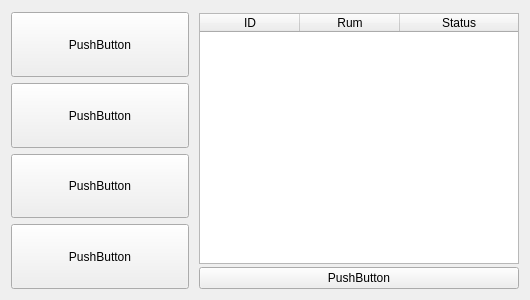
<?xml version="1.0" encoding="UTF-8"?>
<ui version="4.0">
 <class>MainMenu</class>
 <widget class="QWidget" name="MainMenu">
  <property name="geometry">
   <rect>
    <x>0</x>
    <y>0</y>
    <width>530</width>
    <height>300</height>
   </rect>
  </property>
  <property name="sizePolicy">
   <sizepolicy hsizetype="Fixed" vsizetype="Fixed">
    <horstretch>0</horstretch>
    <verstretch>0</verstretch>
   </sizepolicy>
  </property>
  <property name="minimumSize">
   <size>
    <width>530</width>
    <height>300</height>
   </size>
  </property>
  <property name="maximumSize">
   <size>
    <width>530</width>
    <height>300</height>
   </size>
  </property>
  <property name="windowTitle">
   <string>Form</string>
  </property>
  <layout class="QHBoxLayout" name="horizontalLayout">
   <item>
    <layout class="QVBoxLayout" name="verticalLayout">
     <property name="topMargin">
      <number>1</number>
     </property>
     <item>
      <widget class="QPushButton" name="pushButton_3">
       <property name="sizePolicy">
        <sizepolicy hsizetype="Minimum" vsizetype="Expanding">
         <horstretch>0</horstretch>
         <verstretch>0</verstretch>
        </sizepolicy>
       </property>
       <property name="text">
        <string>PushButton</string>
       </property>
      </widget>
     </item>
     <item>
      <widget class="QPushButton" name="pushButton_4">
       <property name="sizePolicy">
        <sizepolicy hsizetype="Minimum" vsizetype="Expanding">
         <horstretch>0</horstretch>
         <verstretch>0</verstretch>
        </sizepolicy>
       </property>
       <property name="text">
        <string>PushButton</string>
       </property>
      </widget>
     </item>
     <item>
      <widget class="QPushButton" name="pushButton_2">
       <property name="sizePolicy">
        <sizepolicy hsizetype="Minimum" vsizetype="Expanding">
         <horstretch>0</horstretch>
         <verstretch>0</verstretch>
        </sizepolicy>
       </property>
       <property name="text">
        <string>PushButton</string>
       </property>
      </widget>
     </item>
     <item>
      <widget class="QPushButton" name="pushButton_5">
       <property name="sizePolicy">
        <sizepolicy hsizetype="Minimum" vsizetype="Expanding">
         <horstretch>0</horstretch>
         <verstretch>0</verstretch>
        </sizepolicy>
       </property>
       <property name="text">
        <string>PushButton</string>
       </property>
      </widget>
     </item>
    </layout>
   </item>
   <item>
    <spacer name="horizontalSpacer">
     <property name="orientation">
      <enum>Qt::Horizontal</enum>
     </property>
     <property name="sizeType">
      <enum>QSizePolicy::Fixed</enum>
     </property>
     <property name="sizeHint" stdset="0">
      <size>
       <width>4</width>
       <height>20</height>
      </size>
     </property>
    </spacer>
   </item>
   <item>
    <layout class="QVBoxLayout" name="verticalLayout_2">
     <property name="topMargin">
      <number>2</number>
     </property>
     <item>
      <widget class="QTableWidget" name="unitTable">
       <property name="sizePolicy">
        <sizepolicy hsizetype="Fixed" vsizetype="Fixed">
         <horstretch>0</horstretch>
         <verstretch>0</verstretch>
        </sizepolicy>
       </property>
       <property name="minimumSize">
        <size>
         <width>320</width>
         <height>251</height>
        </size>
       </property>
       <attribute name="horizontalHeaderCascadingSectionResizes">
        <bool>false</bool>
       </attribute>
       <attribute name="horizontalHeaderStretchLastSection">
        <bool>true</bool>
       </attribute>
       <attribute name="verticalHeaderVisible">
        <bool>false</bool>
       </attribute>
       <column>
        <property name="text">
         <string>ID</string>
        </property>
       </column>
       <column>
        <property name="text">
         <string>Rum</string>
        </property>
       </column>
       <column>
        <property name="text">
         <string>Status</string>
        </property>
       </column>
      </widget>
     </item>
     <item>
      <widget class="QPushButton" name="updateButton">
       <property name="text">
        <string>PushButton</string>
       </property>
      </widget>
     </item>
    </layout>
   </item>
  </layout>
 </widget>
 <resources/>
 <connections/>
</ui>
